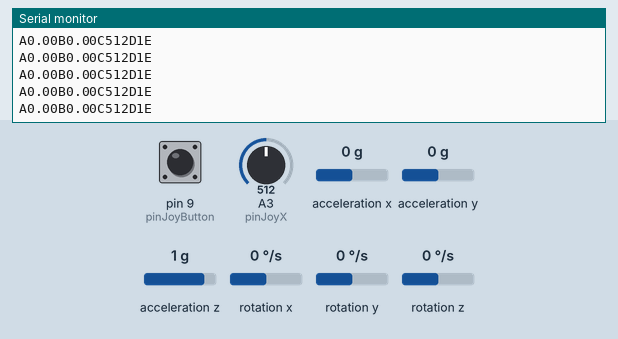
This sketch was run on a simulated Arduino Uno, built with avr-gcc and run on an emulated ATmega328P. Shown: the last lines printed to the serial monitor. Wiring (inferred from the names in the program): MPU-6050 motion sensor at I2C address 0x68. The inputs (shaded band) are chosen by the test bench; at power-on: acceleration x 0 g, A3 (pinJoyX) = 512, pin 9 (pinJoyButton) HIGH, acceleration y 0 g, acceleration z 1 g, rotation x 0 °/s, rotation y 0 °/s, rotation z 0 °/s. The ROS host is connected and sends only what is stated.

Above: at 1.2 s.
1.3 s: acceleration x set to -1.4 g
At 2.0 s:
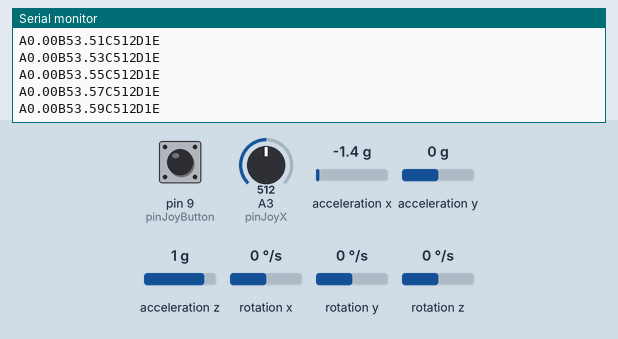
4.3 s: A3 (pinJoyX) set to 30
At 4.9 s:
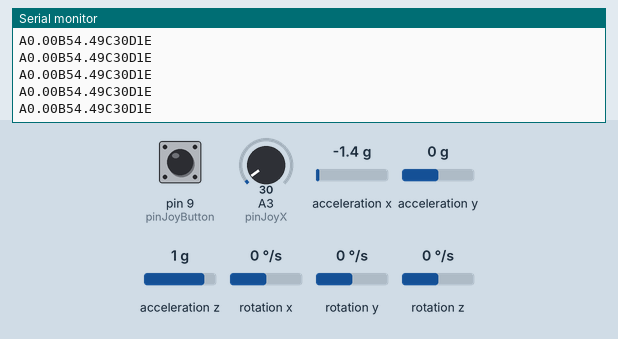
7.3 s: pin 9 (pinJoyButton) pulled LOW for 0.15 s
Timing chart, 0 to 8.2 s (numbered marks = the images above; inputs shaded):
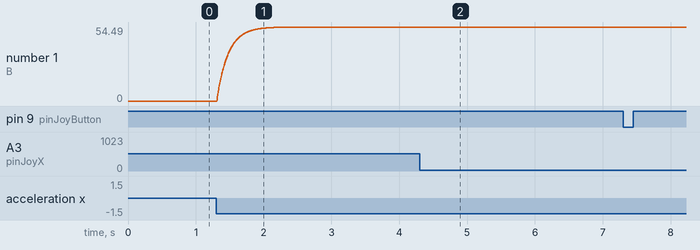

The sketch:

IMU_drone_data.ino
```cpp
#include <ros.h>
#include <std_msgs/String.h>
#include <geometry_msgs/Vector3.h>
#include <Wire.h>

/*  JOYSTICK INPUTS  */
const int pinLED = 13;
const int pinJoyX = A3;
//const int pinJoyY = A2;
const int pinJoyButton = 9;
int joyX=0, joyY=0;
bool joyButton = false;

/*  MPU INPUTS  */
const int MPU_addr=0x68;  // I2C address of the MPU-6050
int16_t aX,aY,aZ,Tmp,gX,gY,gZ;

/*  ROS TOPIC STETUP  */
//Set up the ros node and publisher
std_msgs::String imu_msg;
ros::Publisher imu("imu", &imu_msg);
ros::NodeHandle nh;

const int RATE_TIME = 50;
long publisher_timer, tiempo_prev;
float dt, ang_x, ang_y;
float ang_x_prev, ang_y_prev;

void setup()
{

  // ROS node init
  nh.initNode();
  nh.advertise(imu);

  // Init MPU comunication
  Wire.begin();
  Wire.beginTransmission(MPU_addr);
  Wire.write(0x6B);  // PWR_MgMT_1 register
  Wire.write(0);     // set to zero (wakes up the MPU-6050)
  Wire.endTransmission(true);

  // Joystick button
  pinMode(pinJoyButton , INPUT_PULLUP);

  Serial.begin(57600);
  publisher_timer = 0;
}


void updateFiltered()
{
   dt = (millis() - tiempo_prev) / 1000.0;
   tiempo_prev = millis();

   //Calcular los ángulos con acelerómetro
   float accel_ang_x = atan(aY / sqrt(pow(aX, 2) + pow(aZ, 2)))*(180.0 / 3.14);
   float accel_ang_y = atan(-aX / sqrt(pow(aY, 2) + pow(aZ, 2)))*(180.0 / 3.14);

   //Calcular angulo de rotación con giroscopio y filtro complementario
   ang_x = 0.98*(ang_x_prev + (gX / 131)*dt) + 0.02*accel_ang_x;
   ang_y = 0.98*(ang_y_prev + (gY / 131)*dt) + 0.02*accel_ang_y;
   ang_x_prev = ang_x;
   ang_y_prev = ang_y;
}


void loop()
{

  // Read MPU info
  Wire.beginTransmission(MPU_addr);
  Wire.write(0x3B);  // starting with register 0x3B (aCEL_XOUT_H)
  Wire.endTransmission(false);
  Wire.requestFrom(MPU_addr,14,true);  // request a total of 14 registers  String AX = String(mpu6050.getacX());

  // Extract acceleration and orientation from the IMU
  aX=Wire.read()<<8|Wire.read();  // 0x3B (aCEL_XOUT_H) & 0x3C (aCEL_XOUT_L)
  aY=Wire.read()<<8|Wire.read();  // 0x3D (aCEL_YOUT_H) & 0x3E (aCEL_YOUT_L)
  aZ=Wire.read()<<8|Wire.read();  // 0x3F (aCEL_ZOUT_H) & 0x40 (aCEL_ZOUT_L)
  Tmp=Wire.read()<<8|Wire.read();  // 0x41 (TEMP_OUT_H) & 0x42 (TEMP_OUT_L)
  gX=Wire.read()<<8|Wire.read();  // 0x43 (gRO_XOUT_H) & 0x44 (gRO_XOUT_L)
  gY=Wire.read()<<8|Wire.read();  // 0x45 (gRO_YOUT_H) & 0x46 (gRO_YOUT_L)
  gZ=Wire.read()<<8|Wire.read();  // 0x47 (gRO_ZOUT_H) & 0x48 (gRO_ZOUT_L)

  // Data filter
  updateFiltered();

  // Read Joystick values
  joyX = analogRead(pinJoyX);
  joyButton = digitalRead(pinJoyButton);


  // Create the topic message
  String AX = String(ang_x);
  String AY = String(ang_y);
  String Joy = String(joyX);
  String But = String(joyButton);

  String data = "A" + AX + "B"+ AY + "C" + Joy + "D" + But + "E";

  int length = data.indexOf("E") +2;
  char data_final[length+1];
  data.toCharArray(data_final, length+1);

  Serial.println(data);

  // Publish to the topic every RATE_TIME ms, also check the joystick state
  if (millis() > publisher_timer) {
    // step 1: request reading from sensor
    imu_msg.data = data_final;
    imu.publish(&imu_msg);
    publisher_timer = millis() + RATE_TIME; //publish at 'RATE_TIME' frecuency
    nh.spinOnce();
  }

}
```

Measured:
- after the input at 1.3 s, the serial monitor: prints a new line at once (image 1)
- plotted number 1: 0 → 54.49 after the input at 1.3 s
